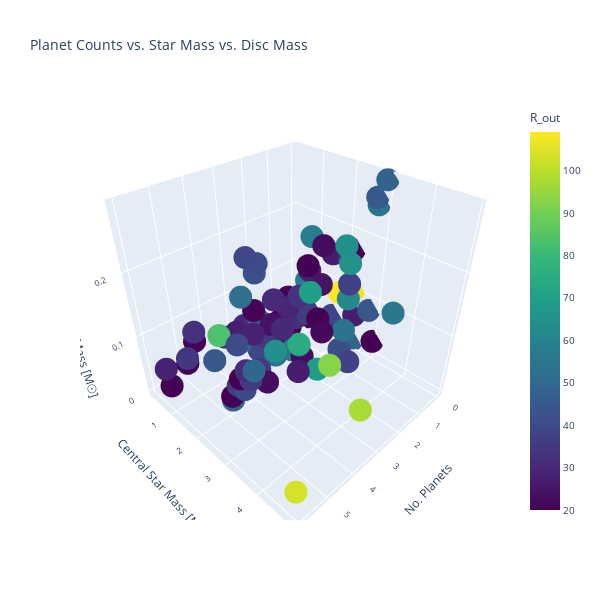

Notebook source saved alongside this figure:
### Code cell
# 3D Scatter Plot with square plot area
fig_3d = px.scatter_3d(df, x='n_planets', y='m1', z='disc_m', color='R_out', color_continuous_scale=px.colors.sequential.Viridis,
                       title="Planet Counts vs. Star Mass vs. Disc Mass",
                       labels={'n_planets': 'No. Planets', 'm1': 'Central Star Mass [M☉]', 'disc_m': 'Central Star Mass [M☉]'})
fig_3d.update_layout(
    scene_aspectmode="cube",
    width=600, height=600,   # Set plot area to square
    font=dict(size=10)       # Decrease font size
)
fig_3d.show()
